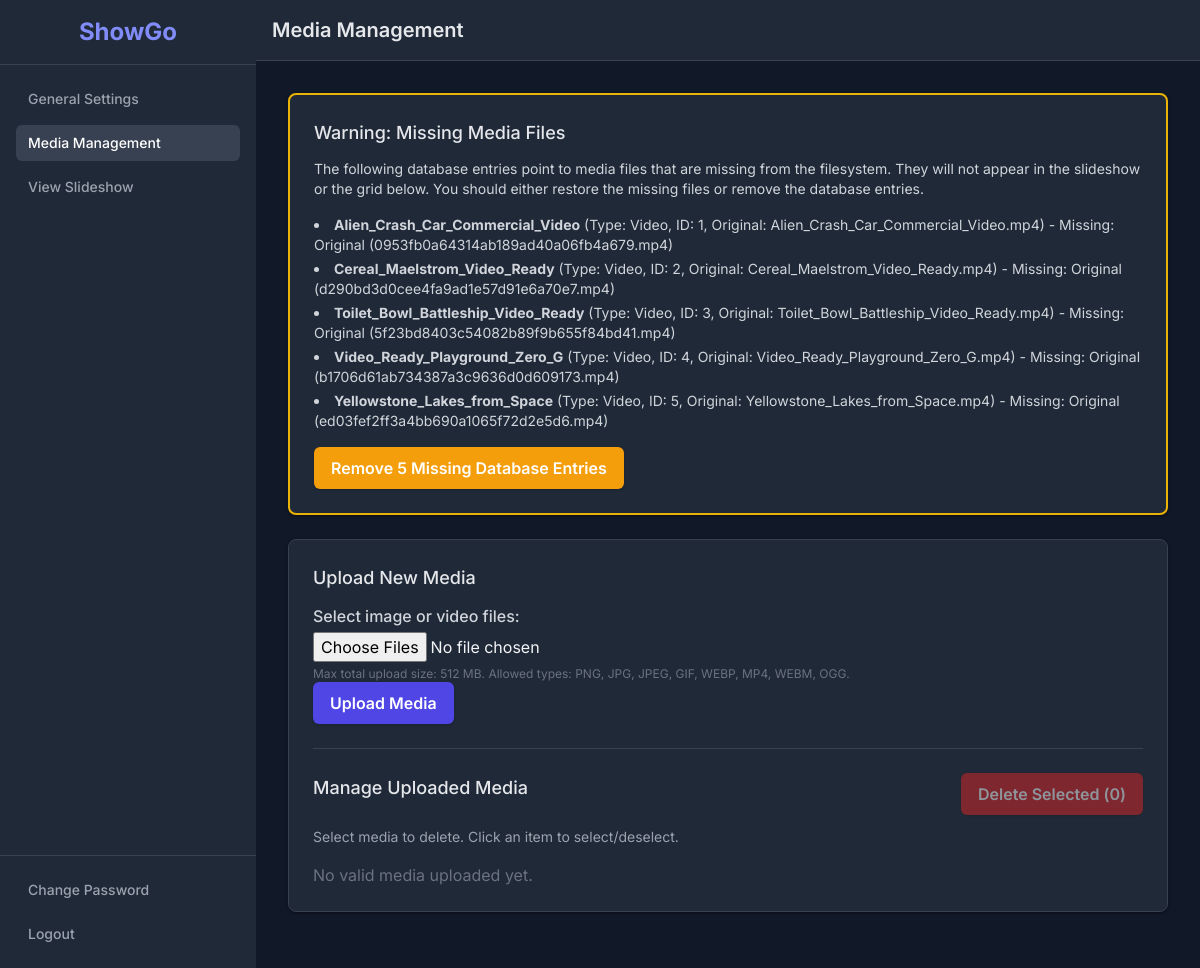
Before: /config/media with the older database file.
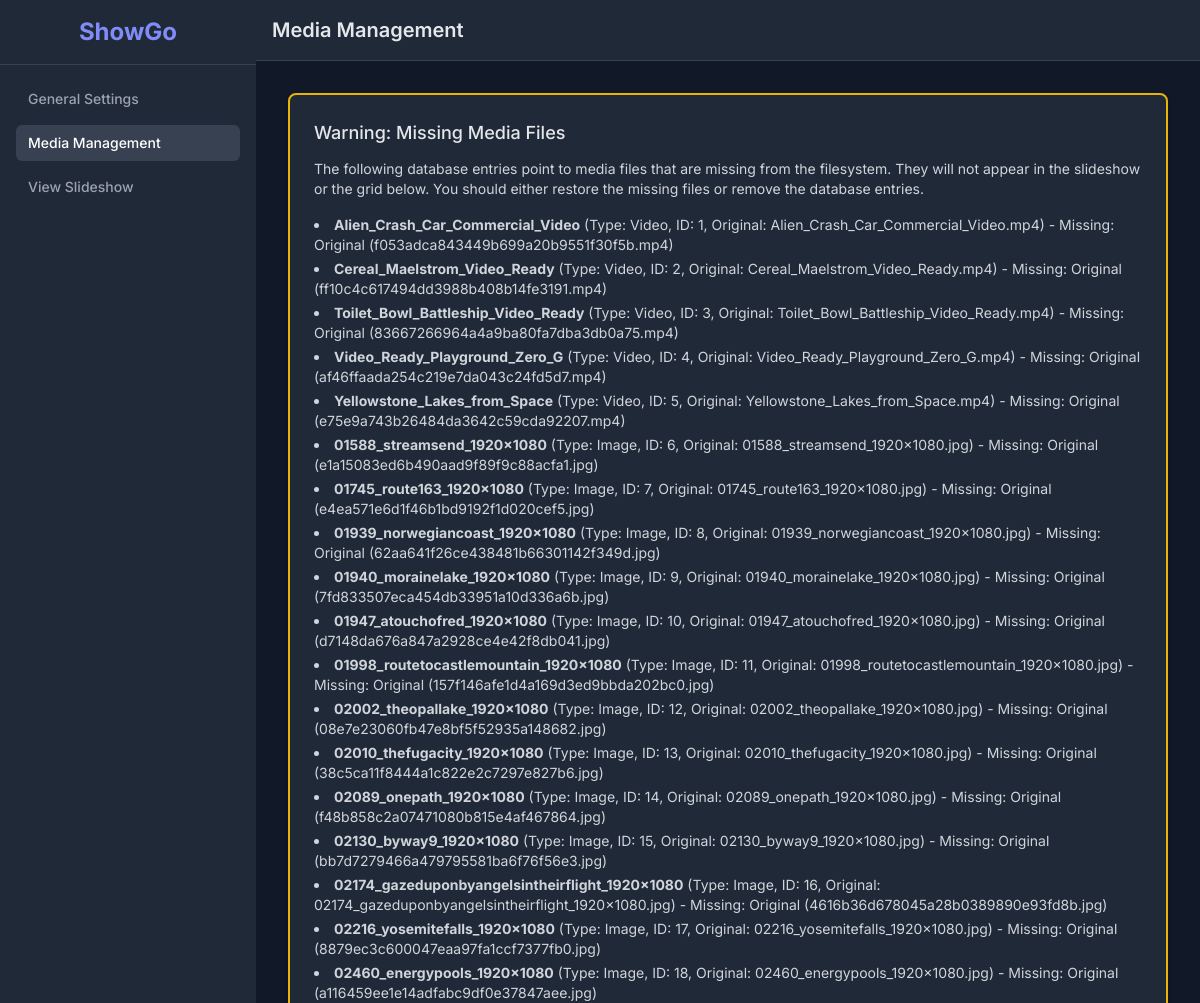
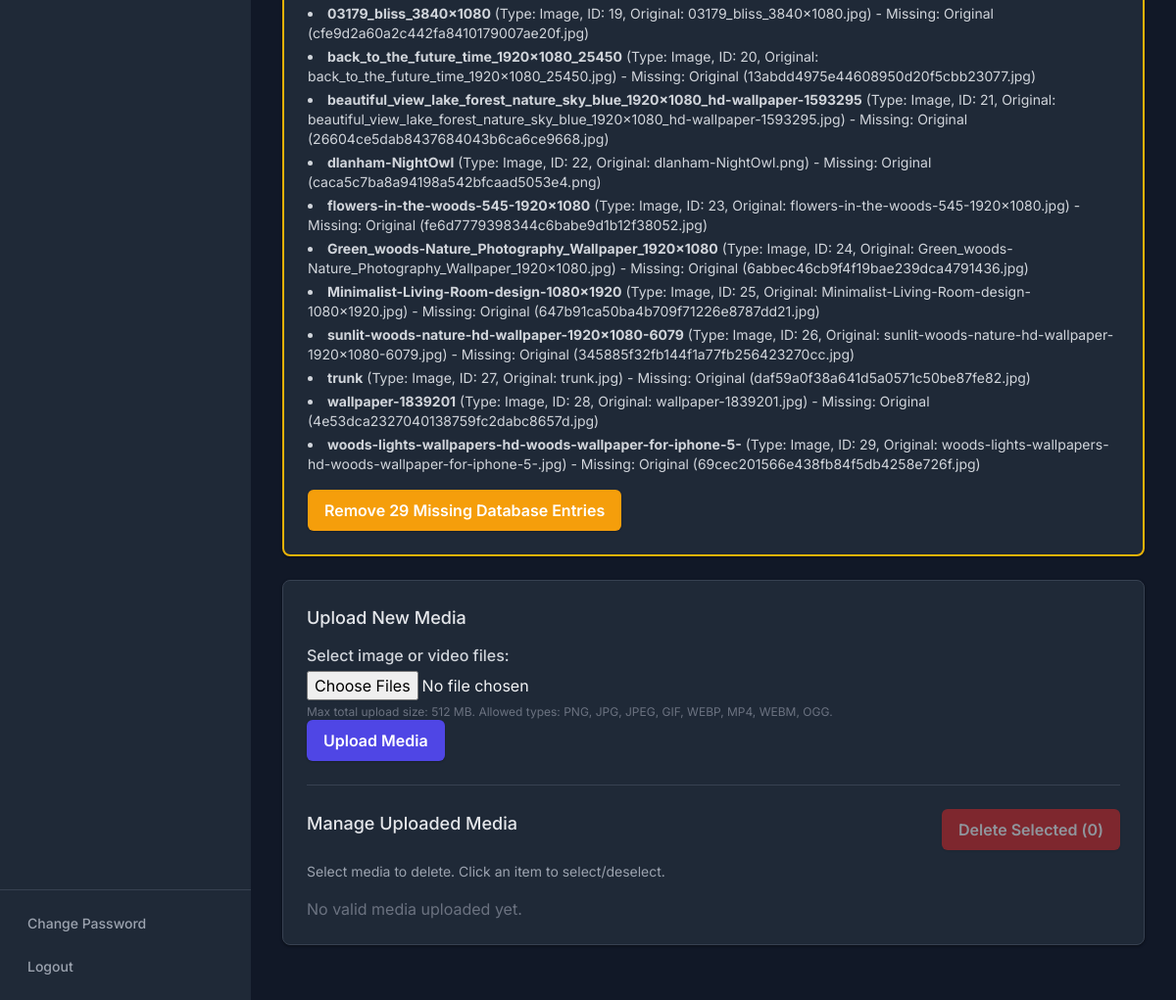
After: the same page with the newer database file (2 pictures, top to bottom).
### showgo/models.py (models this page shows, shortened)
class MediaFile(db.Model):
    __tablename__ = 'media_files'
    id = db.Column(db.Integer, primary_key=True)
    uuid_filename = db.Column(db.String(36), unique=True, nullable=False) # UUID part without extension
    original_filename = db.Column(db.String(255), nullable=False) # Original uploaded filename
    display_name = db.Column(db.String(255), nullable=False) # User-editable name (defaults to original)
    extension = db.Column(db.String(10), nullable=False) # File extension (e.g., 'jpg', 'mp4')
    uploaded_at = db.Column(db.DateTime, default=lambda: datetime.now(timezone.utc))
    media_type = db.Column(db.String(10), nullable=False, default='image') # Stores 'image' or 'video'
    def get_disk_filename(self):
        return f"{self.uuid_filename}.{self.extension}"
    def get_upload_path(self):
        upload_folder = './uploads' # Default
        if current_app:
            upload_folder = current_app.config.get('UPLOAD_FOLDER', './uploads')
        return os.path.join(os.path.abspath(upload_folder), self.get_disk_filename())
    def check_files_exist(self):
        return os.path.isfile(self.get_upload_path())

### showgo/config_bp.py (the view)
@config_bp.route('/media')
@auth.login_required
@check_password_changed
def config_media():
    all_db_media, db_uuids = get_database_media()
    missing_db_entries = find_missing_media_files(all_db_media)
    orphaned_uuid_files, unexpected_files, unexpected_dirs = find_unexpected_items(db_uuids)
    displayable_media = [media for media in all_db_media if media not in missing_db_entries]
    displayable_media.sort(key=lambda media: media.uploaded_at, reverse=True)
    return render_template('config_media.html',
                           media_items=displayable_media,
                           missing_db_entries=missing_db_entries,
                           orphaned_uuid_files=orphaned_uuid_files,
                           unexpected_files=unexpected_files,
                           unexpected_dirs=unexpected_dirs,
                           active_page='media')

### showgo/config_bp.py (called while the page is built)
def check_password_changed(f):
    @wraps(f)
    def decorated_function(*args, **kwargs):
        password_changed = get_setting('auth_password_changed', False)
        if not password_changed:
            flash("Please change the default password before accessing configuration.", "warning")
            return redirect(url_for('config_bp.config_set_initial_password'))
        return f(*args, **kwargs)
    return decorated_function

### showgo/utils.py (called while the page is built, shortened)
def get_setting(key, default=None):
    try:
        if not current_app: return default
        setting = Setting.query.filter_by(key=key).first()
        if setting: return setting.value
    except OperationalError as op_e:
         print(f"Database operational error getting setting '{key}': {op_e}")
    except Exception as e:
        print(f"Error getting setting '{key}': {e}")
        traceback.print_exc()
    app_config = current_app.config if current_app else {}
    default_settings = app_config.get('DEFAULT_SETTINGS_DB', DEFAULT_SETTINGS_DB)
    return default if default is not None else default_settings.get(key)

### showgo/templates/config_media.html (shortened to what the changed rows need)
{% extends "config_base.html" %}
{% block content_title %}Media Management{% endblock %}
{% block content %}
<div class="max-w-6xl mx-auto">
    {% if missing_db_entries %}
    <div class="config-section border-yellow-500 border-2">
        <h3 class="text-lg font-medium text-yellow-400 mb-2">Warning: Missing Media Files</h3>
        <p class="text-gray-300 mb-4 text-sm">The following database entries point to media files that are missing from the filesystem. They will not appear in the slideshow or the grid below. You should either restore the missing files or remove the database entries.</p>
        <form id="cleanup-missing-db-form" action="{{ url_for('config_bp.cleanup_missing_media_db_route') }}" method="POST">
            <ul class="list-disc list-inside mb-4 text-sm space-y-1">
                {% for media in missing_db_entries %}
                <li class="text-gray-300">
                    <strong>{{ media.display_name }}</strong> (Type: {{ media.media_type | capitalize }}, ID: {{ media.id }}, Original: {{ media.original_filename }}) - Missing: {{ ', '.join(media.missing_info) }}
                </li>
                {% endfor %}
            </ul>
            <button type="submit" class="btn btn-warning btn-sm">Remove {{ missing_db_entries|length }} Missing Database Entries</button>
        </form>
    </div>
    {% endif %}
    {% set total_unexpected = (orphaned_uuid_files|length) + (unexpected_files|length) + (unexpected_dirs|length) %}
</div>
{% endblock %}

Changed rows visible on the page:
changed MediaFile "Alien_Crash_Car_Commercial_Video": missing_info "Original (0953fb0a64314ab189ad40a06fb4a679.mp4)" → "Original (f053adca843449b699a20b9551f30f5b.mp4)"
changed MediaFile "Cereal_Maelstrom_Video_Ready": missing_info "Original (d290bd3d0cee4fa9ad1e57d91e6a70e7.mp4)" → "Original (ff10c4c617494dd3988b408b14fe3191.mp4)"
changed MediaFile "Toilet_Bowl_Battleship_Video_Ready": missing_info "Original (5f23bd8403c54082b89f9b655f84bd41.mp4)" → "Original (83667266964a4a9ba80fa7dba3db0a75.mp4)"
changed MediaFile "Video_Ready_Playground_Zero_G": missing_info "Original (b1706d61ab734387a3c9636d0d609173.mp4)" → "Original (af46ffaada254c219e7da043c24fd5d7.mp4)"
changed MediaFile "Yellowstone_Lakes_from_Space": missing_info "Original (ed03fef2ff3a4bb690a1065f72d2e5d6.mp4)" → "Original (e75e9a743b26484da3642c59cda92207.mp4)"
added MediaFile: display_name "01588_streamsend_1920x1080", media_type "Image", id "6", original_filename "01588_streamsend_1920x1080.jpg", missing_info "Original (e1a15083ed6b490aad9f89f9c88acfa1.jpg)"
added MediaFile: display_name "01745_route163_1920x1080", media_type "Image", id "7", original_filename "01745_route163_1920x1080.jpg", missing_info "Original (e4ea571e6d1f46b1bd9192f1d020cef5.jpg)"
added MediaFile: display_name "01939_norwegiancoast_1920x1080", media_type "Image", id "8", original_filename "01939_norwegiancoast_1920x1080.jpg", missing_info "Original (62aa641f26ce438481b66301142f349d.jpg)"
added MediaFile: display_name "01940_morainelake_1920x1080", media_type "Image", id "9", original_filename "01940_morainelake_1920x1080.jpg", missing_info "Original (7fd833507eca454db33951a10d336a6b.jpg)"
added MediaFile: display_name "01947_atouchofred_1920x1080", media_type "Image", id "10", original_filename "01947_atouchofred_1920x1080.jpg", missing_info "Original (d7148da676a847a2928ce4e42f8db041.jpg)"
added MediaFile: display_name "01998_routetocastlemountain_1920x1080", media_type "Image", id "11", original_filename "01998_routetocastlemountain_1920x1080.jpg", missing_info "Original (157f146afe1d4a169d3ed9bbda202bc0.jpg)"
added MediaFile: display_name "02002_theopallake_1920x1080", media_type "Image", id "12", original_filename "02002_theopallake_1920x1080.jpg", missing_info "Original (08e7e23060fb47e8bf5f52935a148682.jpg)"
added MediaFile: display_name "02010_thefugacity_1920x1080", media_type "Image", id "13", original_filename "02010_thefugacity_1920x1080.jpg", missing_info "Original (38c5ca11f8444a1c822e2c7297e827b6.jpg)"
added MediaFile: display_name "02089_onepath_1920x1080", media_type "Image", id "14", original_filename "02089_onepath_1920x1080.jpg", missing_info "Original (f48b858c2a07471080b815e4af467864.jpg)"
added MediaFile: display_name "02130_byway9_1920x1080", media_type "Image", id "15", original_filename "02130_byway9_1920x1080.jpg", missing_info "Original (bb7d7279466a479795581ba6f76f56e3.jpg)"
added MediaFile: display_name "02174_gazeduponbyangelsintheirflight_1920x1080", media_type "Image", id "16", original_filename "02174_gazeduponbyangelsintheirflight_1920x1080.jpg", missing_info "Original (4616b36d678045a28b0389890e93fd8b.jpg)"
added MediaFile: display_name "02216_yosemitefalls_1920x1080", media_type "Image", id "17", original_filename "02216_yosemitefalls_1920x1080.jpg", missing_info "Original (8879ec3c600047eaa97fa1ccf7377fb0.jpg)"
added MediaFile: display_name "02460_energypools_1920x1080", media_type "Image", id "18", original_filename "02460_energypools_1920x1080.jpg", missing_info "Original (a116459ee1e14adfabc9df0e37847aee.jpg)"
added MediaFile: display_name "03179_bliss_3840x1080", media_type "Image", id "19", original_filename "03179_bliss_3840x1080.jpg", missing_info "Original (cfe9d2a60a2c442fa8410179007ae20f.jpg)"
added MediaFile: display_name "back_to_the_future_time_1920x1080_25450", media_type "Image", id "20", original_filename "back_to_the_future_time_1920x1080_25450.jpg", missing_info "Original (13abdd4975e44608950d20f5cbb23077.jpg)"
added MediaFile: display_name "beautiful_view_lake_forest_nature_sky_blue_1920x1080_hd-wallpaper-1593295", media_type "Image", id "21", original_filename "beautiful_view_lake_forest_nature_sky_blue_1920x1080_hd-wallpaper-1593295.jpg", missing_info "Original (26604ce5dab8437684043b6ca6ce9668.jpg)"
added MediaFile: display_name "dlanham-NightOwl", media_type "Image", id "22", original_filename "dlanham-NightOwl.png", missing_info "Original (caca5c7ba8a94198a542bfcaad5053e4.png)"
added MediaFile: display_name "flowers-in-the-woods-545-1920x1080", media_type "Image", id "23", original_filename "flowers-in-the-woods-545-1920x1080.jpg", missing_info "Original (fe6d7779398344c6babe9d1b12f38052.jpg)"
added MediaFile: display_name "Green_woods-Nature_Photography_Wallpaper_1920x1080", media_type "Image", id "24", original_filename "Green_woods-Nature_Photography_Wallpaper_1920x1080.jpg", missing_info "Original (6abbec46cb9f4f19bae239dca4791436.jpg)"
added MediaFile: display_name "Minimalist-Living-Room-design-1080x1920", media_type "Image", id "25", original_filename "Minimalist-Living-Room-design-1080x1920.jpg", missing_info "Original (647b91ca50ba4b709f71226e8787dd21.jpg)"
added MediaFile: display_name "sunlit-woods-nature-hd-wallpaper-1920x1080-6079", media_type "Image", id "26", original_filename "sunlit-woods-nature-hd-wallpaper-1920x1080-6079.jpg", missing_info "Original (345885f32fb144f1a77fb256423270cc.jpg)"
added MediaFile: display_name "trunk", media_type "Image", id "27", original_filename "trunk.jpg", missing_info "Original (daf59a0f38a641d5a0571c50be87fe82.jpg)"
added MediaFile: display_name "wallpaper-1839201", media_type "Image", id "28", original_filename "wallpaper-1839201.jpg", missing_info "Original (4e53dca2327040138759fc2dabc8657d.jpg)"
added MediaFile: display_name "woods-lights-wallpapers-hd-woods-wallpaper-for-iphone-5-", media_type "Image", id "29", original_filename "woods-lights-wallpapers-hd-woods-wallpaper-for-iphone-5-.jpg", missing_info "Original (69cec201566e438fb84f5db4258e726f.jpg)"
Other visible differences:
{{ missing_db_entries|length }}: "5" → "29"
